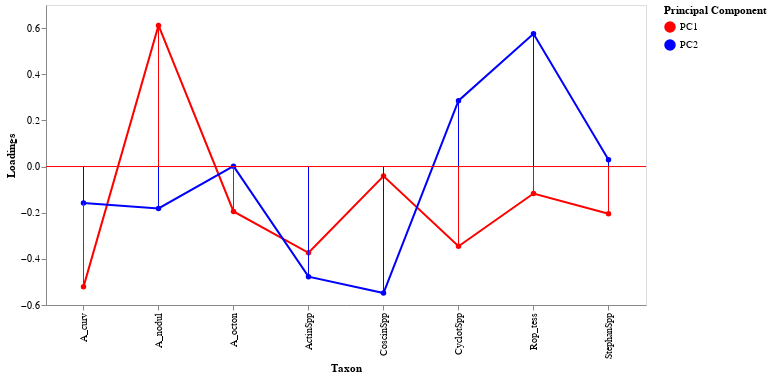

The notebook cell saved with this chart:
### Code cell
## (ii) construct loading plots
# melt from wide to long
loading_plot_df = loading_df.melt(
    id_vars = ['Taxon'],
    var_name = 'Principal Component',
    value_name = 'Loadings'
)

# create base layer with encoding
base = alt.Chart(loading_plot_df).encode(
    x = alt.X('Taxon:N', title = 'Taxon'),
    y = alt.Y('Loadings:Q', title = 'Loadings'),
    color = alt.Color('Principal Component:N', title='Principal Component', scale = alt.Scale(range = ['red', 'blue']))
)

# store horizontal line at zero
rule = alt.Chart(pd.DataFrame({'y': [0]})).mark_rule(color='red').encode(y='y:Q')

# layer points + lines + rule to construct loading plot
fig7 = (base.mark_line(point=True) + base.mark_rule(color='red') + rule).properties(
    width=600,
    height=300 
).configure_axis(grid=False)

# show
fig7

### Figure 1 — Vega-Lite specification as saved in the notebook (floating-point values rounded to 4 significant figures)
{"$schema": "https://vega.github.io/schema/vega-lite/v5.14.1.json", "config": {"axis": {"grid": false}, "view": {"continuousHeight": 300, "continuousWidth": 300}}, "data": {"name": "data-3cade703c95c41848dc5d166ca2aaae2"}, "datasets": {"data-06fd9f850666401b4599de5588b60692": [{"y": 0}], "data-3cade703c95c41848dc5d166ca2aaae2": [{"Loadings": -0.5214, "Principal Component": "PC1", "Taxon": "A_curv"}, {"Loadings": -0.1945, "Principal Component": "PC1", "Taxon": "A_octon"}, {"Loadings": -0.3738, "Principal Component": "PC1", "Taxon": "ActinSpp"}, {"Loadings": 0.6116, "Principal Component": "PC1", "Taxon": "A_nodul"}, {"Loadings": -0.0412, "Principal Component": "PC1", "Taxon": "CoscinSpp"}, {"Loadings": -0.3457, "Principal Component": "PC1", "Taxon": "CyclotSpp"}, {"Loadings": -0.1168, "Principal Component": "PC1", "Taxon": "Rop_tess"}, {"Loadings": -0.2042, "Principal Component": "PC1", "Taxon": "StephanSpp"}, {"Loadings": -0.1579, "Principal Component": "PC2", "Taxon": "A_curv"}, {"Loadings": 0.001639, "Principal Component": "PC2", "Taxon": "A_octon"}, {"Loadings": -0.4771, "Principal Component": "PC2", "Taxon": "ActinSpp"}, {"Loadings": -0.1815, "Principal Component": "PC2", "Taxon": "A_nodul"}, {"Loadings": -0.5484, "Principal Component": "PC2", "Taxon": "CoscinSpp"}, {"Loadings": 0.2853, "Principal Component": "PC2", "Taxon": "CyclotSpp"}, {"Loadings": 0.5757, "Principal Component": "PC2", "Taxon": "Rop_tess"}, {"Loadings": 0.02976, "Principal Component": "PC2", "Taxon": "StephanSpp"}]}, "height": 300, "layer": [{"encoding": {"color": {"field": "Principal Component", "scale": {"range": ["red", "blue"]}, "title": "Principal Component", "type": "nominal"}, "x": {"field": "Taxon", "title": "Taxon", "type": "nominal"}, "y": {"field": "Loadings", "title": "Loadings", "type": "quantitative"}}, "mark": {"point": true, "type": "line"}}, {"encoding": {"color": {"field": "Principal Component", "scale": {"range": ["red", "blue"]}, "title": "Principal Component", "type": "nominal"}, "x": {"field": "Taxon", "title": "Taxon", "type": "nominal"}, "y": {"field": "Loadings", "title": "Loadings", "type": "quantitative"}}, "mark": {"color": "red", "type": "rule"}}, {"data": {"name": "data-06fd9f850666401b4599de5588b60692"}, "encoding": {"y": {"field": "y", "type": "quantitative"}}, "mark": {"color": "red", "type": "rule"}}], "width": 600}
